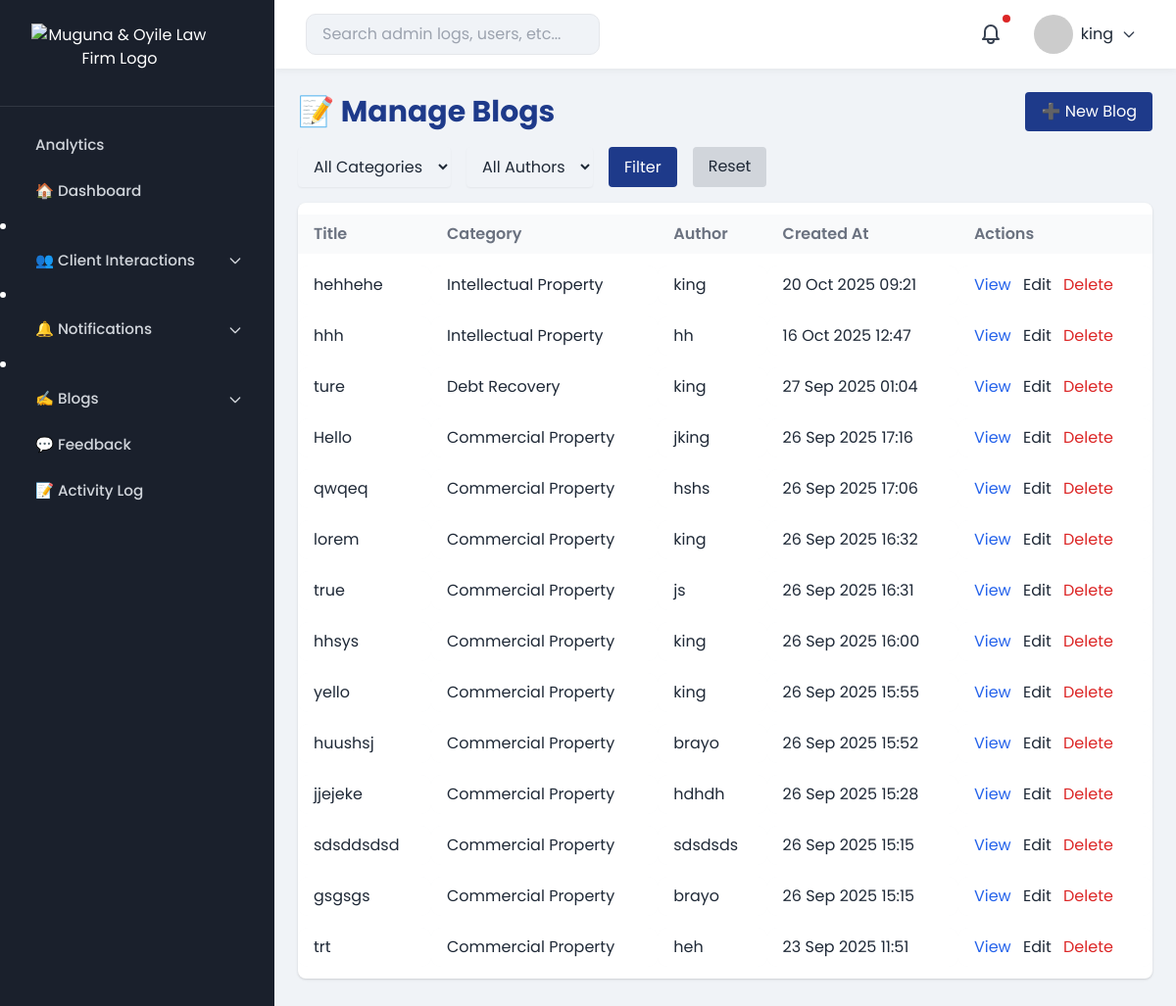
Before: /admin-dashboard/blogs/ (signed in) with the older database file.
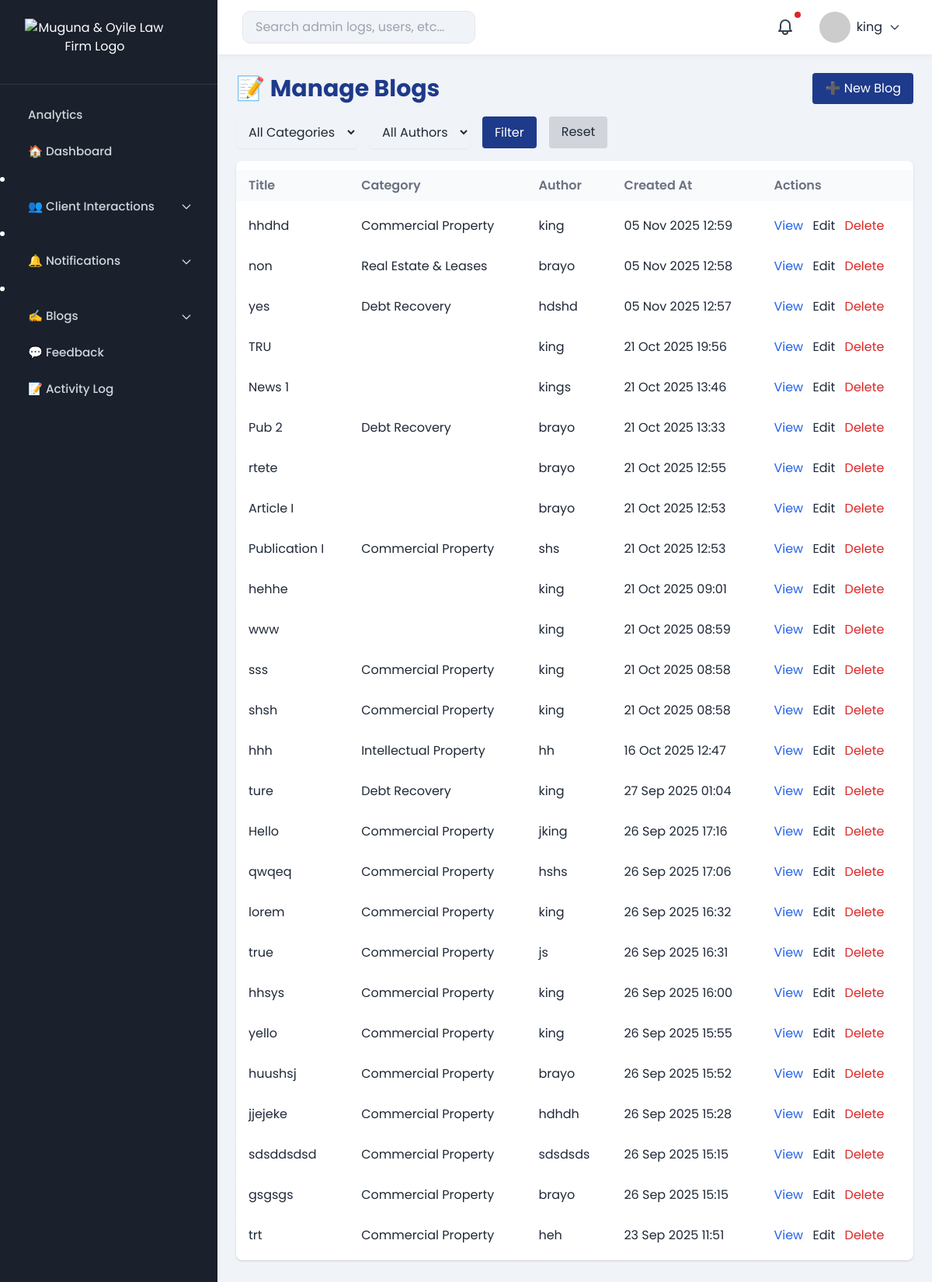
After: the same page with the newer database file.
### advocates/models.py (models this page shows, shortened)
class Article(models.Model):
    TYPE_CHOICES = [
        ('publication', 'Publication'),
        ('article', 'Article'),
        ('news', 'News'),
        ('quote', 'Quote'),
    ]
    title = models.CharField(max_length=200, blank=True)
    slug = models.SlugField(unique=True, blank=True)
    category = models.ForeignKey(Category, on_delete=models.PROTECT, related_name="articles", null=True, blank=True)
    author = models.CharField(max_length=100)
    content = models.TextField()
    image = models.ImageField(upload_to="articles/", blank=True, null=True)
    created_at = models.DateTimeField(auto_now_add=True)
    type = models.CharField(max_length=20, choices=TYPE_CHOICES, default='publication')
    class Meta:
        ordering = ["-created_at"]

class Category(models.Model):
    name = models.CharField(max_length=100, unique=True)
    slug = models.SlugField(unique=True, blank=True)
    class Meta:
        verbose_name_plural = "Categories"

### advocates/admin_views.py (the view)
# urls.py: path('admin-dashboard/blogs/', admin_views.manage_blogs, name='manage_blogs'),
def manage_blogs(request):
    selected_type = request.GET.get('type', 'all')
    blogs = Article.objects.exclude(type='quote')  # Exclude 'quote' type
    if selected_type != 'all':
        blogs = blogs.filter(type=selected_type)
    context = {
        'blogs': blogs,
        'selected_type': selected_type,
    }
    return render(request, 'admin_dashboard/manage_blogs.html', context)

### advocates/context_processors.py (called while the page is built)
def admin_context(request):
    if request.user.is_authenticated:
        red_flags = ContactMessage.objects.filter(is_red_flag=True).count()
        unread_messages = ContactMessage.objects.filter(is_read=False).count()
        unread_calls = ScheduledCall.objects.filter(is_read=False).count()
        total_notifications = unread_messages + unread_calls
        return {
            "admin_name": request.user.get_full_name() or request.user.username,
            "red_flag_count": red_flags,
            "total_notifications": total_notifications,
        }
    return {}

### advocates/templates/admin_dashboard/manage_blogs.html (shortened to what this page needs)
{% extends "admin_dashboard/base_admin.html" %}
{% block dashboard_content %}
<div class="p-6 max-w-7xl mx-auto">
    <div class="flex justify-between items-center mb-4">
        <h1 class="text-3xl font-bold text-blue-900">📝 Manage Blogs</h1>
        <a href="{% url 'article_create' %}" class="px-4 py-2 bg-blue-900 text-white rounded hover:bg-amber-500">➕ New Blog</a>
    </div>
    <form method="get" class="flex gap-4 mb-4">
        <select name="category" class="rounded border-gray-300 px-3 py-2 shadow-sm focus:ring-2 focus:ring-amber-200 focus:border-amber-500">
            <option value="">All Categories</option>
        </select>
        <select name="author" class="rounded border-gray-300 px-3 py-2 shadow-sm focus:ring-2 focus:ring-amber-200 focus:border-amber-500">
            <option value="">All Authors</option>
        </select>
        <button type="submit" class="px-4 py-2 bg-blue-900 text-white rounded hover:bg-amber-500">Filter</button>
        <a href="{% url 'manage_blogs' %}" class="px-4 py-2 bg-gray-300 text-gray-800 rounded hover:bg-gray-400">Reset</a>
    </form>
    <table class="min-w-full bg-white shadow rounded-lg overflow-hidden">
        <thead class="bg-gray-200">
            <tr>
                <th class="px-4 py-2 text-left">Title</th>
                <th class="px-4 py-2 text-left">Category</th>
                <th class="px-4 py-2 text-left">Author</th>
                <th class="px-4 py-2 text-left">Created At</th>
                <th class="px-4 py-2 text-left">Actions</th>
            </tr>
        </thead>
        <tbody>
            {% for article in blogs %}
            <tr class="border-b">
                <td class="px-4 py-2">{{ article.title }}</td>
                <td class="px-4 py-2">{{ article.category.name }}</td>
                <td class="px-4 py-2">{{ article.author }}</td>
                <td class="px-4 py-2">{{ article.created_at|date:"d M Y H:i" }}</td>
                <td class="px-4 py-2 space-x-2">
                    <a href="{% url 'view_blog' article.id %}" class="text-blue-600 hover:underline">View</a>
                    <a href="{% url 'edit_blog' article.id %}" class="text-amber-600 hover:underline">Edit</a>
                    <a href="{% url 'delete_blog' article.id %}" class="text-red-600 hover:underline">Delete</a>
                </td>
            </tr>
            {% empty %}
            <tr>
                <td colspan="5" class="px-4 py-4 text-center text-gray-500">No blogs found.</td>
            </tr>
            {% endfor %}
        </tbody>
    </table>
</div>
{% endblock %}

Changed rows visible on the page:
removed Article: title "hehhehe", category.name "Intellectual Property", author "king", created_at "20 Oct 2025 09:21"
added Article: title "hhdhd", category.name "Commercial Property", author "king", created_at "05 Nov 2025 12:59"
added Article: title "non", category.name "Real Estate & Leases", author "brayo", created_at "05 Nov 2025 12:58"
added Article: title "yes", category.name "Debt Recovery", author "hdshd", created_at "05 Nov 2025 12:57"
added Article: title "TRU", author "king", created_at "21 Oct 2025 19:56"
added Article: title "News 1", author "kings", created_at "21 Oct 2025 13:46"
added Article: title "Pub 2", category.name "Debt Recovery", author "brayo", created_at "21 Oct 2025 13:33"
added Article: title "rtete", author "brayo", created_at "21 Oct 2025 12:55"
added Article: title "Article I", author "brayo", created_at "21 Oct 2025 12:53"
added Article: title "Publication I", category.name "Commercial Property", author "shs", created_at "21 Oct 2025 12:53"
added Article: title "hehhe", author "king", created_at "21 Oct 2025 09:01"
added Article: title "www", author "king", created_at "21 Oct 2025 08:59"
added Article: title "sss", category.name "Commercial Property", author "king", created_at "21 Oct 2025 08:58"
added Article: title "shsh", category.name "Commercial Property", author "king", created_at "21 Oct 2025 08:58"
